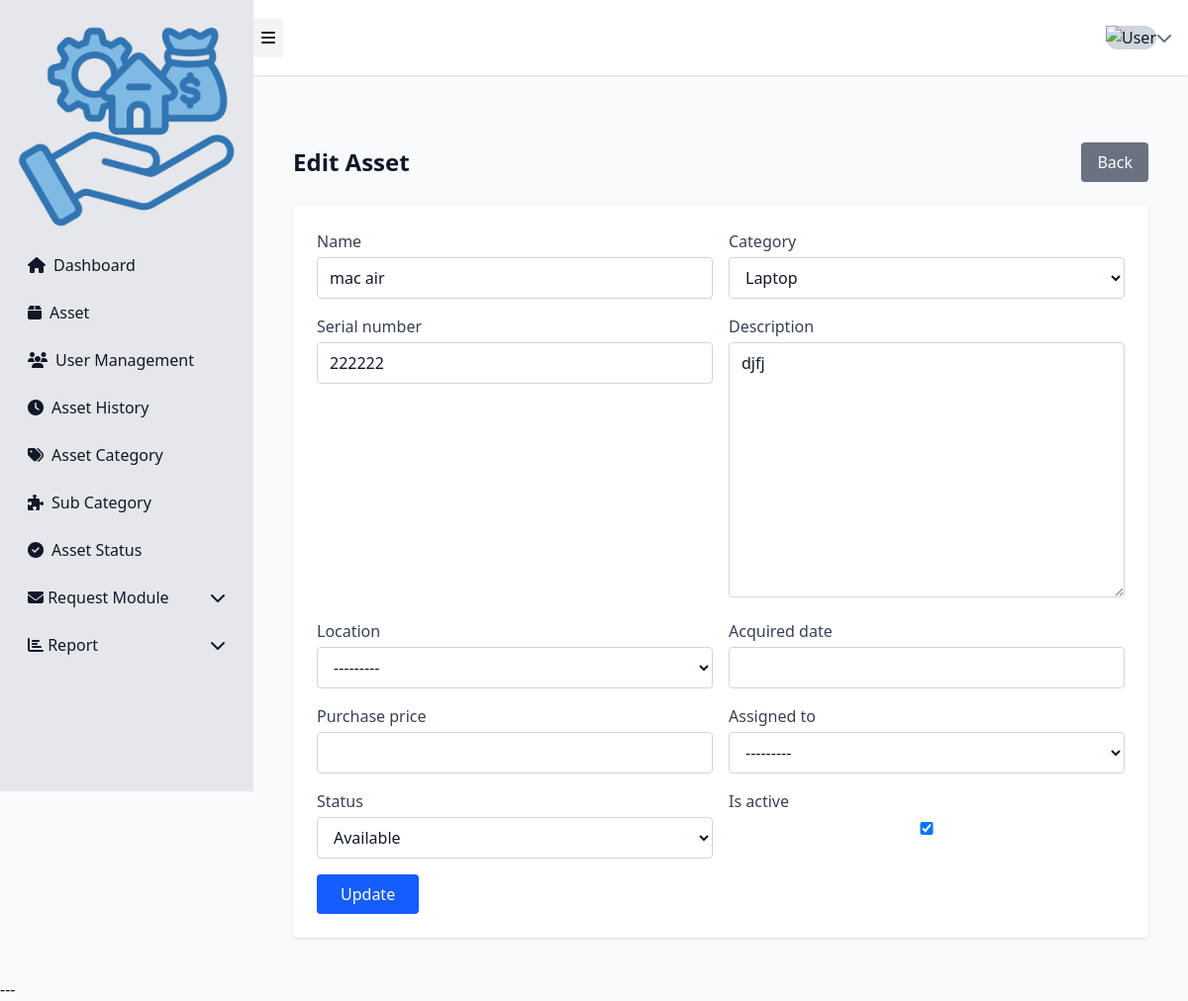
Before: /asset/3/update/ with the older database file.
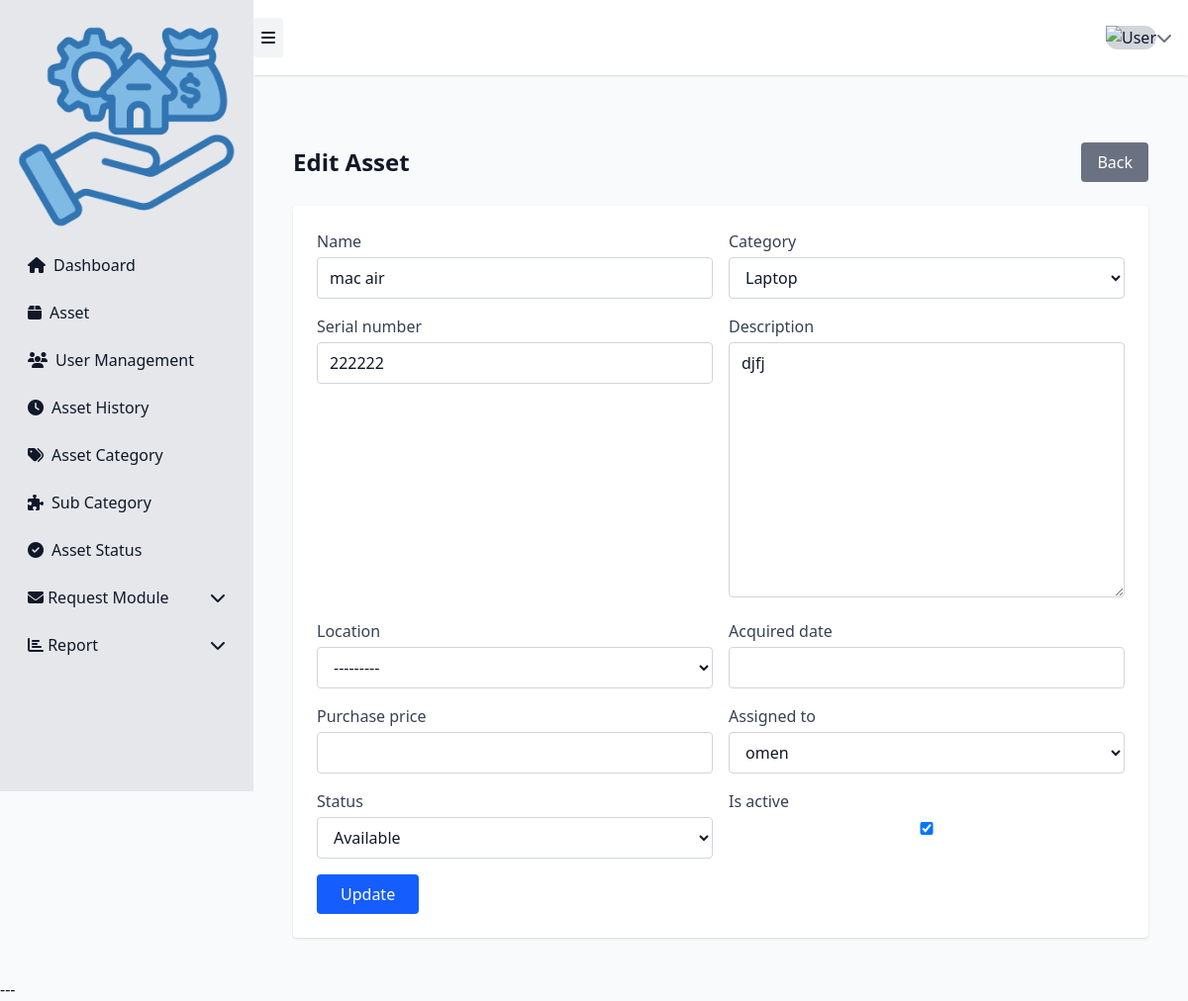
After: the same page with the newer database file.
### asset1/models.py (models this page shows, shortened)
class Asset(models.Model):
    STATUS_AVAILABLE = "available"
    STATUS_ASSIGNED = "assigned"
    STATUS_MAINTENANCE = "maintenance"
    STATUS_LOST = "lost"
    STATUS_RETIRED = "retired"
    STATUS_CHOICES = [
        (STATUS_AVAILABLE, "Available"),
        (STATUS_ASSIGNED, "Assigned"),
        (STATUS_MAINTENANCE, "Maintenance"),
        (STATUS_LOST, "Lost"),
        (STATUS_RETIRED, "Retired"),
    ]
    uuid = models.UUIDField(default=uuid.uuid4, editable=False, unique=True)
    name = models.CharField(max_length=200)
    category = models.ForeignKey(Category, on_delete=models.PROTECT, related_name="assets")
    serial_number = models.CharField(max_length=200, blank=True, null=True, unique=True)
    description = models.TextField(blank=True)
    location = models.ForeignKey(Location, on_delete=models.SET_NULL, null=True, blank=True)
    status = models.CharField(max_length=32, choices=STATUS_CHOICES, default=STATUS_AVAILABLE)
    assigned_to = models.ForeignKey(settings.AUTH_USER_MODEL, null=True, blank=True,
                                    on_delete=models.SET_NULL, related_name="assigned_assets")
    acquired_date = models.DateField(null=True, blank=True)
    purchase_price = models.DecimalField(max_digits=12, decimal_places=2, null=True, blank=True)
    is_active = models.BooleanField(default=True)
    created_at = models.DateTimeField(auto_now_add=True)
    updated_at = models.DateTimeField(auto_now=True)

### asset1/views.py (the view)
# urls.py: path("asset/<int:pk>/update/", views.asset_update, name="asset-update"),
def asset_update(request, pk):
    asset = get_object_or_404(Asset, pk=pk)
    if request.method == "POST":
        form = AssetForm(request.POST, instance=asset)
        if form.is_valid():
            form.save()
            return redirect("asset1:asset_list")
    else:
        form = AssetForm(instance=asset)
    return render(request, "asset1/asset_form.html", {"form": form})

### asset1/forms.py
class AssetForm(forms.ModelForm):
    class Meta:
        model = Asset
        fields = ['name','category','serial_number','description','location','acquired_date','purchase_price','assigned_to','status','is_active']

### asset1/models.py (called while the page is built)
    def __str__(self):
        return self.name

    def __str__(self):
        return self.name

### asset1/templates/asset1/asset_form.html (shortened to what this page needs)
{% extends 'asset1/sidebar.html' %}
{% load widget_tweaks %}
{% block page_content %}
<div class="flex flex-col md:flex-row">
    <div class="flex-1 p-4">
        <div class="flex justify-between items-center mb-6">
            <h2 class="text-2xl font-semibold">
                {% if form.instance.pk %}Edit Asset{% else %}Add Asset{% endif %}
            </h2>
            <a href="{% url 'asset1:asset_list' %}" class="px-4 py-2 bg-gray-500 text-white rounded hover:bg-gray-600">
                Back
            </a>
        </div>
        <div class="bg-white shadow rounded p-6">
            <form method="post" class="space-y-4">
                <div class="grid grid-cols-1 md:grid-cols-2 gap-4">
                    {% for field in form %}
                        <div>
                            <label class="block text-gray-700 font-medium mb-1">{{ field.label }}</label>
                            {{ field|add_class:"w-full border border-gray-300 rounded px-3 py-2 focus:outline-none focus:ring-2 focus:ring-blue-500" }}
                        </div>
                    {% endfor %}
                </div>
                <button type="submit" class="px-6 py-2 bg-blue-600 text-white rounded hover:bg-blue-700 transition">
                    {% if form.instance.pk %}Update{% else %}Save{% endif %}
                </button>
            </form>
        </div>
    </div>
</div>
{% endblock %}

Changed rows visible on the page:
changed Asset "mac air": assigned_to "---------" → "omen"
